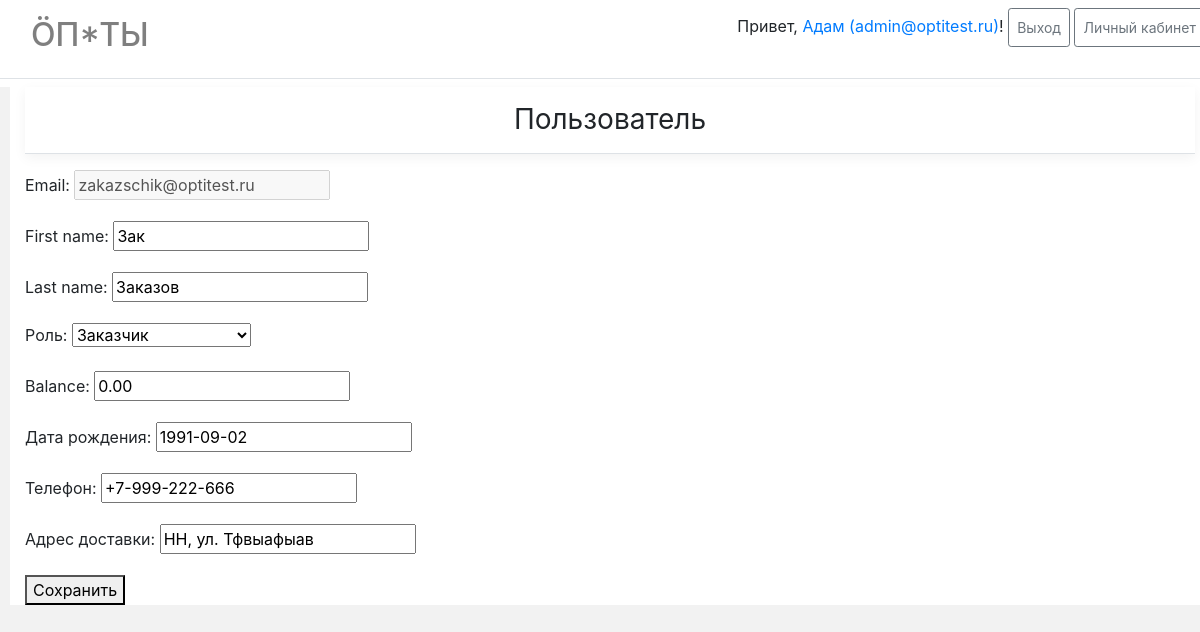
The page /users/8/ (signed in) on the database its author committed.
### main/models.py (models this page shows, shortened)
class User(AbstractUser):
    USERNAME_FIELD = 'email'
    REQUIRED_FIELDS = []
    username = None
    email = models.EmailField('Email', unique=True)
    phone = models.CharField('Телефон', max_length=20)
    location = models.CharField('Адрес доставки', max_length=255)
    birth_date = models.DateField('Дата рождения', blank=True, default='')
    role = models.PositiveSmallIntegerField('Роль', choices=tuple(Roles), default=Roles.UNREGISTERED)
    balance = models.DecimalField(max_digits=10, decimal_places=2, default=0)
    objects = CustomUserManager()
    class Meta:
        ordering = ('role',)

### main/views.py (the view, shortened to what this page needs)
# urls.py: path('users/<int:pk>/', main_views.UserDetailsView.as_view(), name=main_views.UserDetailsView.url_name),
class UserDetailsView(LoginRolesOwnerRequiredUpdateViewMixin, CommonContextViewMixin, UpdateView):
    template_name = 'main/user_details.html'
    url_name = 'user_details'
    form_class = UserForm
    allowed_roles = (Roles.UNREGISTERED, Roles.ZAKAZSCHIK, Roles.ZAKUPSCHIK)
    model = _models.User
    def get_form_kwargs(self):
        kwargs = super().get_form_kwargs()
        kwargs['user'] = self.user
        return kwargs
    def dispatch(self, request, *args, **kwargs):
        return super().dispatch(request, *args, **kwargs)

### main/forms.py
class UserForm(forms.ModelForm):
    def __init__(self, **kwargs):
        self.user = kwargs.pop('user', None)
        super().__init__(**kwargs)
        self.fields['email'].disabled = True
        if self.user.role != Roles.ADMINISTRATOR:
            self.fields['role'].disabled = True
            self.fields['balance'].disabled = True
    class Meta:
        model = User
        fields = ('email', 'first_name', 'last_name', 'role', 'balance', 'birth_date', 'phone', 'location')

### main/core/view_mixins.py (called while the page is built)
    def dispatch(self, request, *args, **kwargs):
        self.user = request.user
        if not self.user.is_authenticated:
            return self.handle_no_permission()
        if self.user.role not in self.allowed_roles and self.user.role != Roles.ADMINISTRATOR:
            return self.handle_no_permission()
        return super().dispatch(request, *args, **kwargs)

    def _is_it_allowed(self, **kwargs) -> bool:
        pk = kwargs.get('pk') or kwargs.get('id')
        allowed_non_owner_roles = set(self.allowed_non_owner_roles) | {Roles.ADMINISTRATOR}
        if self.model is User:
            if self.user != self.model.objects.get(pk=pk) and self.user.role not in allowed_non_owner_roles:
                return False
        elif self.model is not None:
            instance = self.model.objects.get(pk=pk)
            if getattr(instance, 'created_by', None) != self.user and self.user.role not in allowed_non_owner_roles:
                return False
        elif hasattr(self, 'order_id') and self.order_id:
                order = Order.objects.get(pk=self.order_id)
                user = order.created_by
                if user != self.user and self.user.role not in allowed_non_owner_roles:
                    return False
        return True

    def get(self, *args, **kwargs):
        if not self._is_it_allowed(**kwargs):
            return self.handle_no_permission()
        return super().get(*args, **kwargs)

    def get_context_data(self, **kwargs):
        context = super().get_context_data(**kwargs)
        context['shop_title'] = SHOP_TITLE
        if self.user.is_authenticated:
            context['user_pk'] = self.user.pk
            context['email'] = self.user.email
            context['user_role'] = self.user.role
            context['roles'] = Roles
            context['user_is_authenticated'] = True
            context['user_first_name'] = self.user.first_name
            context['user_last_name'] = self.user.last_name
        return context

### main/templates/main/user_details.html (shortened to what this page needs)
{% extends 'base.html' %}
{% block content %}
<div class="container table-container">
    <h3 class="font-weight-normal text-center py-3 mb-3 border-bottom box-shadow">
        Пользователь
    </h3>
    <form method="post" enctype="multipart/form-data">
        {{ form.as_p }}
        <button type="submit">Сохранить</button>
    </form>
</div>
{% endblock content %}

### templates/base.html (shortened to what this page needs)
{% load static %}
<!DOCTYPE html>
<html lang="en">
<head>
    <link rel="stylesheet" href="https://stackpath.bootstrapcdn.com/bootstrap/4.3.1/css/bootstrap.min.css">
    <link rel="stylesheet" href="{% static 'css/styles.css' %}">
</head>
<body>
    <header>
        <div class="border-bottom">
            <div class="container">
            <div class="row justify-content-between">
                <div class="col-5">
                    <h2 class="d-flex justify-content-between align-items-center py-2">
                         <a class="nav-link active" href="{% url 'main:index' %}" style="color: rgba(0,0,0,.5);">{{ shop_title }}</a>
                    </h2>
                </div>
                    {% if user_is_authenticated %}
                        <div class="col-7">
                            <div class="py-2 text-right">
                                <span> Привет, <a href="{% url 'main:user_details' pk=user_pk %}" title="Детальная информация о пользователе">{{ user_first_name }} ({{ email }})</a>!</span>
                                <a class="py-2 btn btn-sm btn-outline-secondary" href="{% url 'main:logout' %}">Выход</a>
                                {% if user_role == roles.ADMINISTRATOR %}
                                    <a class="py-2 btn btn-sm btn-outline-secondary" href="{% url 'main:administrator' %}">Личный кабинет</a>
                                {% elif user_role == roles.ZAKUPSCHIK %}
                                    <a class="py-2 btn btn-sm btn-outline-secondary" href="{% url 'main:zakupschik' %}">Личный кабинет</a>
                                {% else %}
                                    <a class="py-2 btn btn-sm btn-outline-secondary" href="{% url 'main:zakazschik' %}">Личный кабинет</a>
                                {% endif %}
                            </div>
                    {% else %}
                        <div class="col-3 text-right">
                            <div class="py-3 btn-group">
                                <a class="btn btn-sm btn-outline-secondary " href="{% url 'main:signup' %}">Регистрация</a>
                                <a class="btn btn-sm btn-outline-secondary" href="{% url 'main:login' %}">Войти</a>
                            </div>
                    {% endif %}
                        </div>
                        </div>
                </div>
            </div>
        <div class="py-1" style="background-color: #fff"></div>
    </header>
    {% block content %}{% endblock %}
</body>
</html>

### main/static/css/styles.css (style rules this page uses)
body { background-color: #f2f2f2; min-width: 1220px; }
header { background-color: #fff; }
.container { max-width: 960px; max-width: 1220px; }
.table-container { max-width: 1200px; max-width: 1200px; background-color: #fff; }
.box-shadow { box-shadow: 0 0.25rem 0.75rem rgba(0, 0, 0, .05); }

### rows shown on the page
User: first_name "Адам", email "admin@optitest.ru"
User: email "zakazschik@optitest.ru", first_name "Зак", last_name "Заказов", role "Заказчик", balance "0.00", birth_date "1991-09-02", phone "+7-999-222-666", location "НН, ул. Тфвыафыав"

### other values the page prints
{{ shop_title }} "ÖП*ТЫ"
